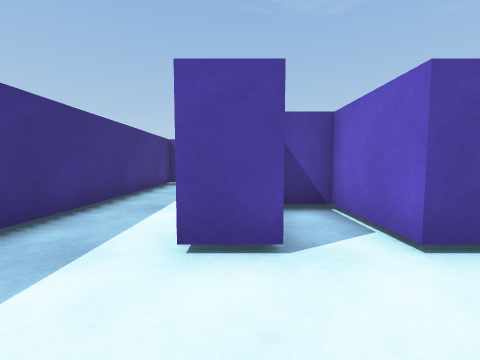
[1] (above)

17 first-person views from a walk through a Unity game level. The camera is 0.51 m above the floor, tilts 4° down and sees 90° across. The floor is counted in squares, 0.5 m on a side. Each view is taken from the middle of a square. On the plan, view 1 faces up. The plan holds only what a view shows up to about 11 squares ahead; the rest is blank. The player is left out.

[2]
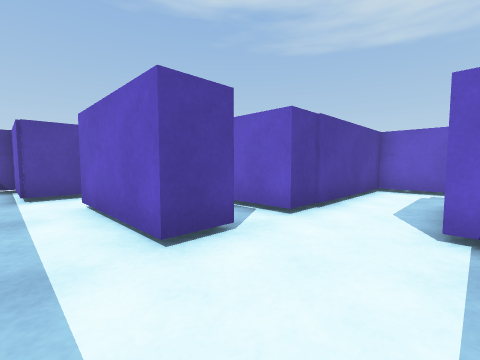

[3]
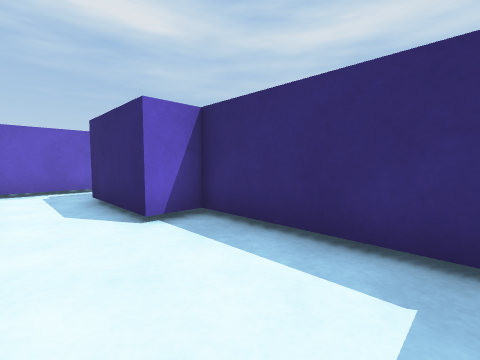

[4]
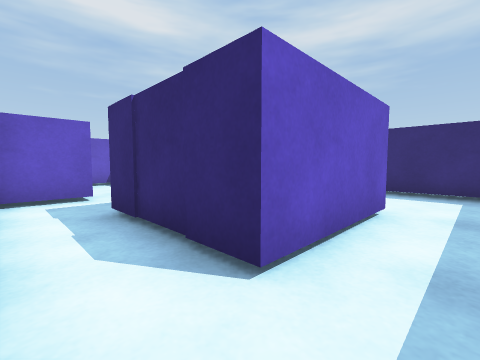

[5]
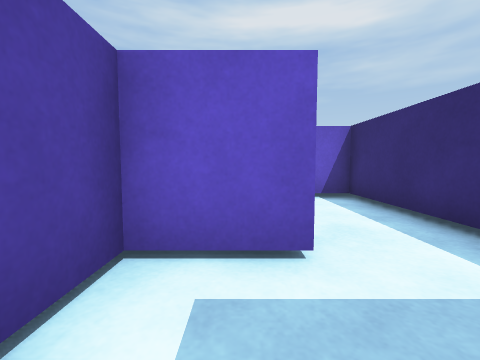

[6]
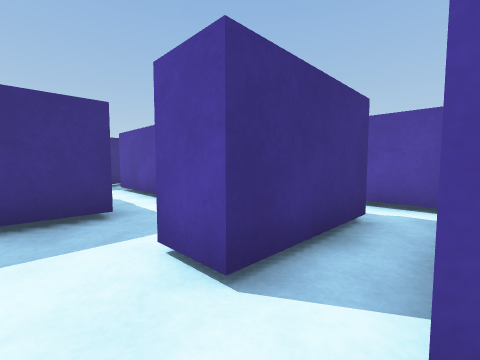

[7]
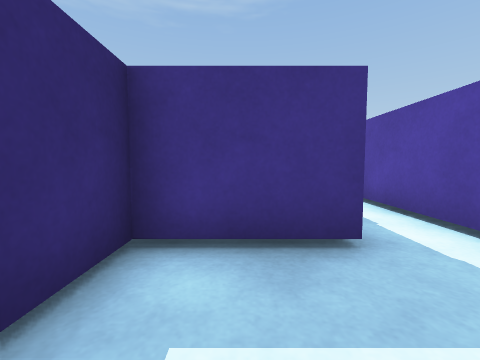

[8]
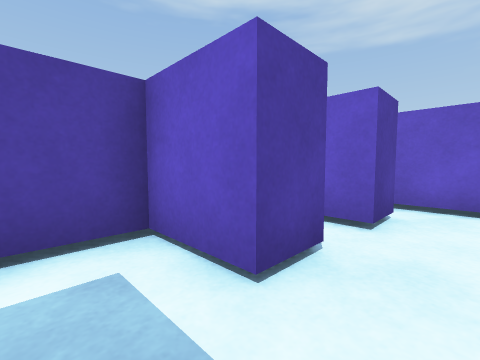

[9]
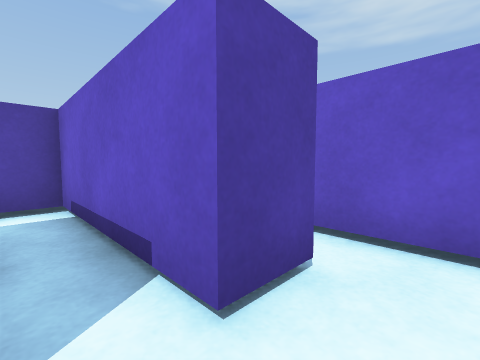

[10]
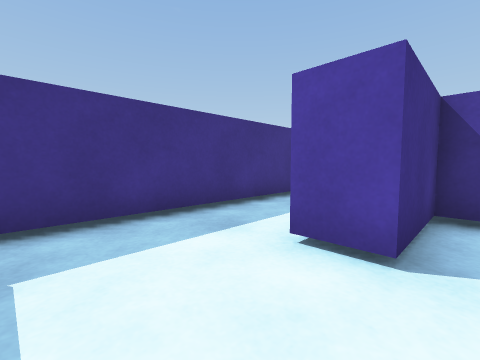

[11]
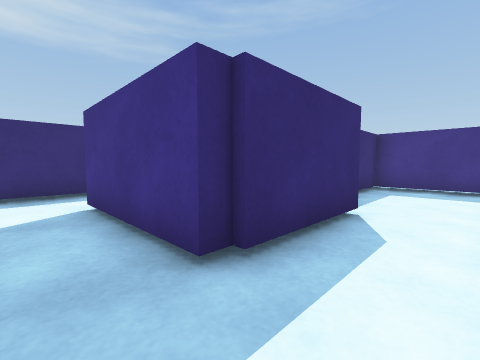

[12]
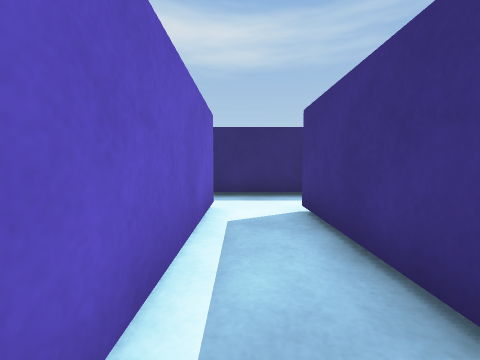

[13]
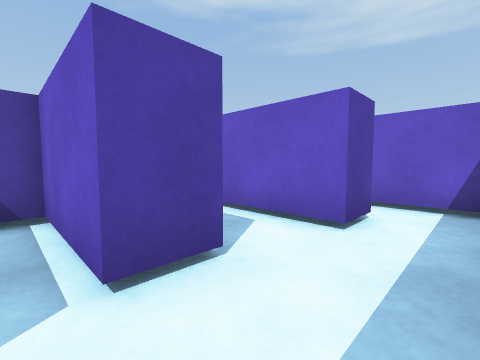

[14]
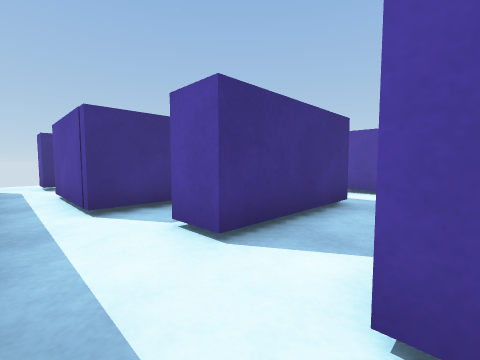

[15]
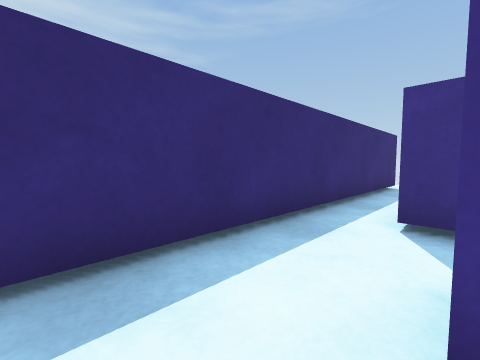

[16]
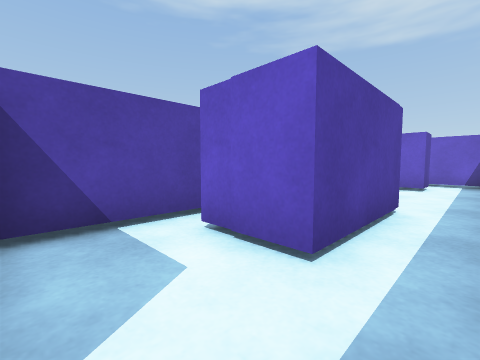

[17]
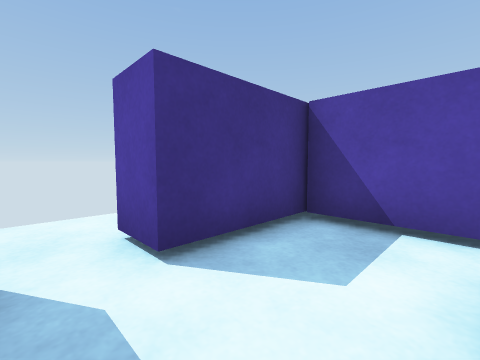

### Floor plan
Ten units are one square. View 1 is at (0, 0); x grows to the right and y downward. Boxes are objects, and circles mark ways between rooms. Rooms are numbered by the first view taken in them; rooms with no view inside come last. Other rooms are left out.
<svg viewBox="-50 -120 157 189">
<path fill="none" stroke="#000" d="M35 -37 102 -37 102 -68M44 -25 34 -25M55 -82 -16 -82M-33 -76 -33 9 20 9M91 -61 79 -61 79 -86M-16 -111 -21 -111M-33 -111 -33 -76M79 -86 79 -111 60 -111M89 46 76 46 76 -25 44 -25M51 -1 57 -1 57 41 45 41M45 64 79 64M102 61 102 41M-1 20 -33 20 -33 49 -45 49M45 41 45 9M-44 64 45 64"/>
<rect x="-15" y="-65" width="20" height="40" fill="#bbb"><title>blue block</title></rect>
<rect x="5" y="-65" width="10" height="20" fill="#bbb"><title>blue block</title></rect>
<rect x="15" y="-5" width="30" height="20" fill="#bbb"><title>blue block</title></rect>
<rect x="15" y="-65" width="20" height="40" fill="#bbb"><title>blue block</title></rect>
<rect x="55" y="-85" width="10" height="30" fill="#bbb"><title>blue block</title></rect>
<rect x="-25" y="-115" width="20" height="30" fill="#bbb"><title>blue block</title></rect>
<rect x="-15" y="25" width="20" height="20" fill="#bbb"><title>blue block</title></rect>
<rect x="-5" y="45" width="30" height="10" fill="#bbb"><title>blue block</title></rect>
<rect x="15" y="15" width="20" height="30" fill="#bbb"><title>blue block</title></rect>
<circle cx="-20" cy="-85" r="3" fill="#2a7"/>
<circle cx="70" cy="-90" r="3" fill="#2a7"/>
<circle cx="55" cy="-15" r="3" fill="#2a7"/>
<circle cx="35" cy="15" r="3" fill="#2a7"/>
<circle cx="55" cy="55" r="3" fill="#2a7"/>
<text x="20" y="-40">1</text>
<text x="20" y="-100">2</text>
<text x="70" y="30">3</text>
<text x="10" y="40">4</text>
</svg>
Room 1 opens to room 2. Room 1 opens to room 3. Room 1 opens to room 4. Room 3 opens to room 4.

Where each view was taken, in squares from view 1:
view 1: 0 up, 0 right, facing up
view 2: 0 up, 2 left, facing up-right
view 3: 2 up, 2 left, facing down-right
view 4: 8 up, 2 left, facing down-right
view 5: 7 up, 3 right, facing right
view 6: 5 up, 8 right, facing up-left
view 7: 5 up, 6 right, facing left
view 8: 5 up, 4 right, facing up-right
view 9: 5 up, 7 right, facing up-right
view 10: 0 up, 1 right, facing up-left
view 11: 2 up, 7 right, facing down-left
view 12: 1 up, 7 right, facing down
view 13: 6 down, 4 right, facing up-right
view 14: 6 down, 8 right, facing up-left
view 15: 4 down, 7 right, facing down-left
view 16: 6 down, 3 left, facing up-right
view 17: 6 down, 1 left, facing up-left
